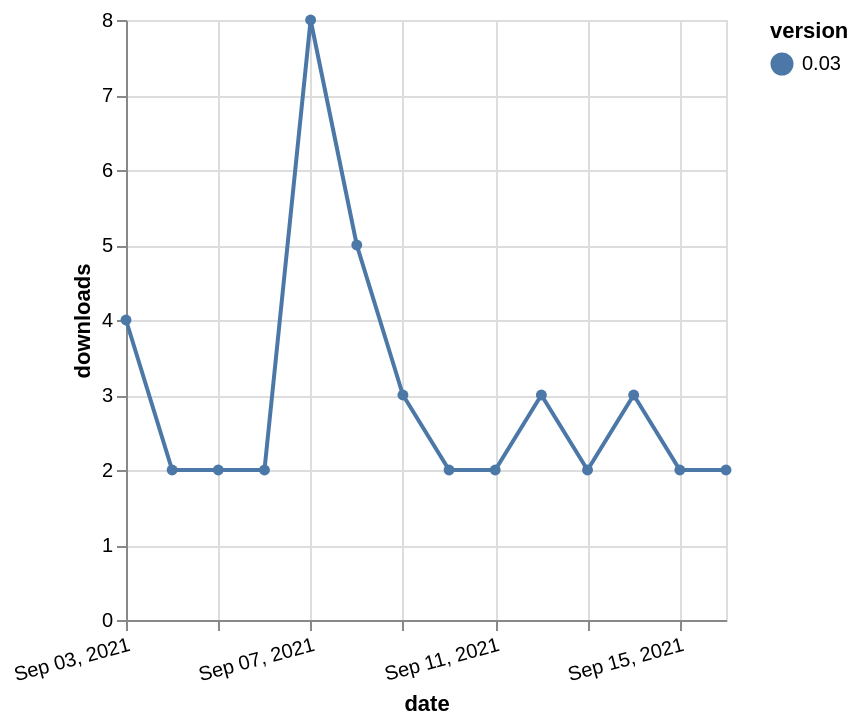

Write a Vega-Lite specification for this figure.
### Vega-Lite specification from a JSON file in a GitHub repository (floating-point values rounded to 4 significant figures)
{"$schema": "https://vega.github.io/schema/vega-lite/v5.json", "description": "A simple bar chart with embedded data.", "data": {"values": [{"date": "2021-09-03", "total": 2799, "delta": 4, "version": "0.03"}, {"date": "2021-09-04", "total": 2801, "delta": 2, "version": "0.03"}, {"date": "2021-09-05", "total": 2803, "delta": 2, "version": "0.03"}, {"date": "2021-09-06", "total": 2805, "delta": 2, "version": "0.03"}, {"date": "2021-09-07", "total": 2813, "delta": 8, "version": "0.03"}, {"date": "2021-09-08", "total": 2818, "delta": 5, "version": "0.03"}, {"date": "2021-09-09", "total": 2821, "delta": 3, "version": "0.03"}, {"date": "2021-09-10", "total": 2823, "delta": 2, "version": "0.03"}, {"date": "2021-09-11", "total": 2825, "delta": 2, "version": "0.03"}, {"date": "2021-09-12", "total": 2828, "delta": 3, "version": "0.03"}, {"date": "2021-09-13", "total": 2830, "delta": 2, "version": "0.03"}, {"date": "2021-09-14", "total": 2833, "delta": 3, "version": "0.03"}, {"date": "2021-09-15", "total": 2835, "delta": 2, "version": "0.03"}, {"date": "2021-09-16", "total": 2837, "delta": 2, "version": "0.03"}]}, "width": "container", "mark": {"type": "line", "point": {"filled": true}}, "encoding": {"x": {"field": "date", "type": "temporal", "timeUnit": "yearmonthdate", "title": "date", "axis": {"labelAngle": -15}}, "y": {"field": "delta", "type": "quantitative", "title": "downloads"}, "color": {"field": "version", "type": "nominal"}, "tooltip": {"field": "delta"}}}
